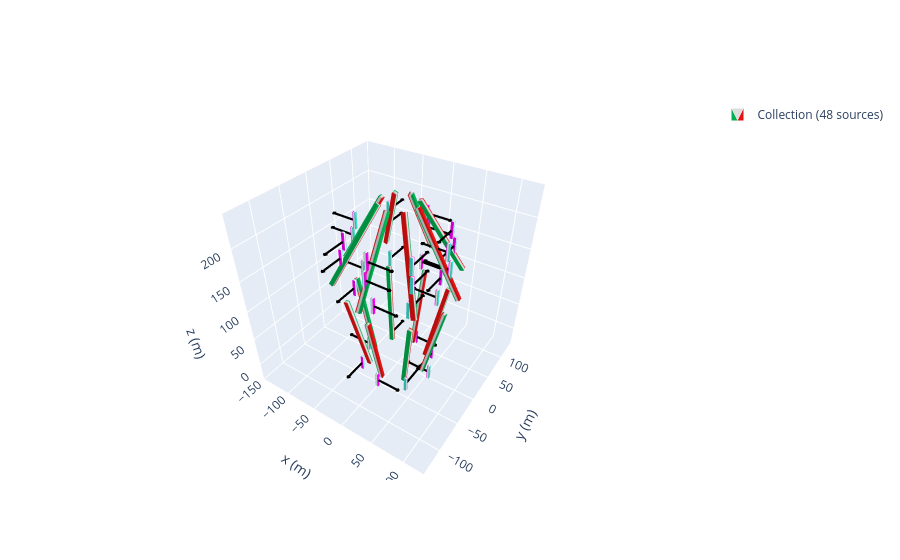

This figure's notebook cell:
### Code cell
zeeman_prof = magpy.Collection()
j = 30
n = 8

c = 13  #angle of first bar
d =  40#angle of second bar
b = 0# distnace the two section of the array are apart from each other
00#the first and second magnent are apart

mystyle = mstyle = dict(
    mode="color+arrow",
    color=dict(north="magenta", middle="white", south="turquoise"),
    arrow=dict(width=2, color="k")
)
angles = np.linspace(0, 360, n, endpoint=False)
for i in angles:
    cube1= magpy.magnet.Cuboid(
    dimension=(6,6,128),
    polarization=(-1.080,0,0),
    position=(58,0,40))
    cube2 = magpy.magnet.Cuboid(dimension= (4,4,25),
    polarization=(-1.17,0,0),
    position=(70,0,199+b),style_magnetization = mystyle)
    cube3= magpy.magnet.Cuboid(
    dimension=(6,6,128),
    polarization=(1.08,0,0),
    position=(58,0,190+b))
    cube4 = magpy.magnet.Cuboid(dimension= (4,4,25),
     polarization=(-1.17,0,0),
     position=(55,0,-20),style_magnetization = mystyle)
    cube5 = magpy.magnet.Cuboid(dimension= (4,4,25),
     polarization=(-1.17,0,0),
     position=(75,0,175),style_magnetization = mystyle)
    cube6 = magpy.magnet.Cuboid(dimension= (4,4,25),
    polarization=(-1.17,0,0),
    position=(60,0,125),style_magnetization = mystyle)

#     cube5 = magpy.magnet.Cuboid(dimension= (4,4,25),
#     polarization=(-1.17,0,0),
#     position=(90+a+p+m,0,190))

#     cube6 = magpy.magnet.Cuboid(dimension= (4,4,25),
#     polarization=(-1.17,0,0),
#     position=(80+a+p+m,0,200),
# )

    
    cube1.rotate_from_angax(i, 'z')
    cube1.rotate_from_angax(c, 'y',)
    cube1.rotate_from_angax(i, 'z', anchor=0)
    cube2.rotate_from_angax(i, 'z',anchor = 0)
    cube2.rotate_from_angax(i, 'z')
    cube3.rotate_from_angax(i, 'z', anchor=0)
    cube3.rotate_from_angax(-d+10, 'y')
    cube3.rotate_from_angax(i, 'z')
    cube4.rotate_from_angax(i, 'z', anchor=0)
    cube4.rotate_from_angax(i, 'z')
    cube5.rotate_from_angax(i, 'z',anchor = 0)
    cube5.rotate_from_angax(i, 'z')
    cube6.rotate_from_angax(i, 'z',anchor = 0)
    cube6.rotate_from_angax(i, 'z')
    zeeman_prof.add(cube1)
    zeeman_prof.add(cube2)
    zeeman_prof.add(cube3)
    zeeman_prof.add(cube4)
    zeeman_prof.add(cube5)
    zeeman_prof.add(cube6)
    j = j+1


 
 
  


tfmot = magpy.Collection()
N = 8
angles = [0,90,180,270]
angles_d = [45,225,225,45]
l = 5
p = [0,0,0,0,20,20,20,20]
s  = [-1,-1,1,1,1,1,-1,-1]
H = 39
q = 350
h = [-H,-H,-H,-H,H,H,H,H]
mstyle = dict(
    mode="color+arrow",
    color=dict(north="magenta", middle="white", south="turquoise"),
    arrow=dict(width=2, color="k")
)
for a in range(len(angles)):
    cube= magpy.magnet.Cuboid(
    dimension=(6,8,80),
    polarization=(s[a]*1.42,0,0),
    position=(h[a],h[a], h[a]+300),
    style_magnetization=mstyle )
    
    cube.rotate_from_angax(angles[a], 'z',anchor = 0)
    cube.rotate_from_angax(angles_d[a], 'z')

    tfmot.add(cube)


b_tot = magpy.Collection()
#tfmot.rotate_from_angax(45,'z')#
b_tot.add(zeeman_prof,override_parent=True)
b_tot.show()

### Figure 1 — Plotly figure (JSON) as saved in the notebook; plotly's stock layout.template omitted (floating-point values rounded to 4 significant figures; data arrays with more than 128 entries replaced by an {"elided": "..."} marker saying what was removed)
{"data": [{"color": "#2e91e5", "colorscale": [[0, "#00b050"], [0.16, "#00b050"], [0.26, "#dddddd"], [0.74, "#dddddd"], [0.84, "#e71111"], [1, "#e71111"]], "i": {"elided": "192 int values"}, "intensity": [1, 1, 0, 0, 1, 1, 0, 0, 0, 0, 1, 1, 0, 0, 1, 1, 1, 1, 0, 0, 1, 1, 0, 0, 0, 0, 1, 1, 0, 0, 1, 1, 1, 1, 0, 0, 1, 1, 0, 0, 0, 0, 1, 1, 0, 0, 1, 1, 1, 1, 0, 0, 1, 1, 0, 0, 0, 0, 1, 1, 0, 0, 1, 1, 1, 1, 0, 0, 1, 1, 0, 0, 0, 0, 1, 1, 0, 0, 1, 1, 1, 1, 0, 0, 1, 1, 0, 0, 0, 0, 1, 1, 0, 0, 1, 1, 1, 1, 0, 0, 1, 1, 0, 0, 0, 0, 1, 1, 0, 0, 1, 1, 1, 1, 0, 0, 1, 1, 0, 0, 0, 0, 1, 1, 0, 0, 1, 1], "j": {"elided": "192 int values"}, "k": {"elided": "192 int values"}, "legendgroup": "Collection(id=2061202471248)", "name": "Collection (48 sources)", "opacity": 1, "showlegend": true, "showscale": false, "type": "mesh3d", "x": [40.68, 40.68, 46.53, 46.53, 69.47, 69.47, 75.32, 75.32, 87.4, 87.4, 92.6, 92.6, 23.4, 23.4, 28.6, 28.6, 33.83, 27.91, 27.83, 33.76, 54.19, 48.27, 48.19, 54.12, 66.64, 61.04, 60.64, 66.24, 21.38, 15.79, 15.38, 20.98, 3.0, 3.0, -3.0, -3.0, 3.0, 3.0, -3.0, -3.0, 3.0, 3.0, -3.0, -3.0, 3.0, 3.0, -3.0, -3.0, -33.76, -27.83, -27.91, -33.83, -54.12, -48.19, -48.27, -54.19, -66.24, -60.64, -61.04, -66.64, -20.98, -15.38, -15.79, -21.38, -46.53, -46.53, -40.68, -40.68, -75.32, -75.32, -69.47, -69.47, -92.6, -92.6, -87.4, -87.4, -28.6, -28.6, -23.4, -23.4, -27.83, -33.76, -33.83, -27.91, -48.19, -54.12, -54.19, -48.27, -60.64, -66.24, -66.64, -61.04, -15.38, -20.98, -21.38, -15.79, 3.0, 3.0, -3.0, -3.0, 3.0, 3.0, -3.0, -3.0, 3.0, 3.0, -3.0, -3.0, 3.0, 3.0, -3.0, -3.0, 27.91, 33.83, 33.76, 27.83, 48.27, 54.19, 54.12, 48.19, 61.04, 66.64, 66.24, 60.64, 15.79, 21.38, 20.98, 15.38], "y": [-3, 3, 3, -3, -3, 3, 3, -3, -3, 3, 3, -3, -3, 3, 3, -3, 27.83, 27.91, 33.83, 33.76, 48.19, 48.27, 54.19, 54.12, 60.64, 61.04, 66.64, 66.24, 15.38, 15.79, 21.38, 20.98, 46.53, 40.68, 40.68, 46.53, 75.32, 69.47, 69.47, 75.32, 92.6, 87.4, 87.4, 92.6, 28.6, 23.4, 23.4, 28.6, 33.76, 33.83, 27.91, 27.83, 54.12, 54.19, 48.27, 48.19, 66.24, 66.64, 61.04, 60.64, 20.98, 21.38, 15.79, 15.38, -3.0, 3.0, 3.0, -3.0, -3.0, 3.0, 3.0, -3.0, -3.0, 3.0, 3.0, -3.0, -3.0, 3.0, 3.0, -3.0, -33.83, -33.76, -27.83, -27.91, -54.19, -54.12, -48.19, -48.27, -66.64, -66.24, -60.64, -61.04, -21.38, -20.98, -15.38, -15.79, -40.68, -46.53, -46.53, -40.68, -69.47, -75.32, -75.32, -69.47, -87.4, -92.6, -92.6, -87.4, -23.4, -28.6, -28.6, -23.4, -27.91, -27.83, -33.76, -33.83, -48.27, -48.19, -54.12, -54.19, -61.04, -60.64, -66.24, -66.64, -15.79, -15.38, -20.98, -21.38], "z": [-21.68, -21.68, -23.03, -23.03, 103.0, 103.0, 101.7, 101.7, 133.1, 133.1, 136.1, 136.1, 243.9, 243.9, 246.9, 246.9, -22.36, -21.41, -22.36, -23.31, 102.4, 103.3, 102.4, 101.4, 134.6, 132.5, 134.6, 136.7, 245.4, 243.3, 245.4, 247.5, -23.03, -21.68, -21.68, -23.03, 101.7, 103.0, 103.0, 101.7, 136.1, 133.1, 133.1, 136.1, 246.9, 243.9, 243.9, 246.9, -23.31, -22.36, -21.41, -22.36, 101.4, 102.4, 103.3, 102.4, 136.7, 134.6, 132.5, 134.6, 247.5, 245.4, 243.3, 245.4, -23.03, -23.03, -21.68, -21.68, 101.7, 101.7, 103.0, 103.0, 136.1, 136.1, 133.1, 133.1, 246.9, 246.9, 243.9, 243.9, -22.36, -23.31, -22.36, -21.41, 102.4, 101.4, 102.4, 103.3, 134.6, 136.7, 134.6, 132.5, 245.4, 247.5, 245.4, 243.3, -21.68, -23.03, -23.03, -21.68, 103.0, 101.7, 101.7, 103.0, 133.1, 136.1, 136.1, 133.1, 243.9, 246.9, 246.9, 243.9, -21.41, -22.36, -23.31, -22.36, 103.3, 102.4, 101.4, 102.4, 132.5, 134.6, 136.7, 134.6, 243.3, 245.4, 247.5, 245.4]}, {"color": "#2e91e5", "colorscale": [[0, "turquoise"], [0.16, "turquoise"], [0.26, "white"], [0.74, "white"], [0.84, "magenta"], [1, "magenta"]], "i": {"elided": "384 int values"}, "intensity": {"elided": "256 int values"}, "j": {"elided": "384 int values"}, "k": {"elided": "384 int values"}, "legendgroup": "Collection(id=2061202471248)", "name": "Collection (48 sources)", "opacity": 1, "showlegend": false, "showscale": false, "type": "mesh3d", "x": {"elided": "256 float values"}, "y": {"elided": "256 float values"}, "z": {"elided": "256 float values"}}, {"legendgroup": "Collection(id=2061202471248)", "line": {"color": "black", "dash": "solid", "width": 4.4}, "mode": "lines", "name": "Collection (48 sources)", "opacity": 1, "showlegend": false, "type": "scatter3d", "x": {"elided": "256 float values"}, "y": {"elided": "256 float values"}, "z": {"elided": "256 int values"}}], "layout": {"legend": {"itemsizing": "constant"}, "scene": {"aspectmode": "manual", "aspectratio": {"x": 1, "y": 1, "z": 1}, "camera": {"eye": {"x": 1, "y": -1.5, "z": 1.4}}, "xaxis": {"autorange": false, "range": [-150.0, 130.1], "title": {"text": "x (m)"}}, "yaxis": {"autorange": false, "range": [-140.0, 140.0], "title": {"text": "y (m)"}}, "zaxis": {"autorange": false, "range": [-32.5, 247.5], "title": {"text": "z (m)"}}}}}
